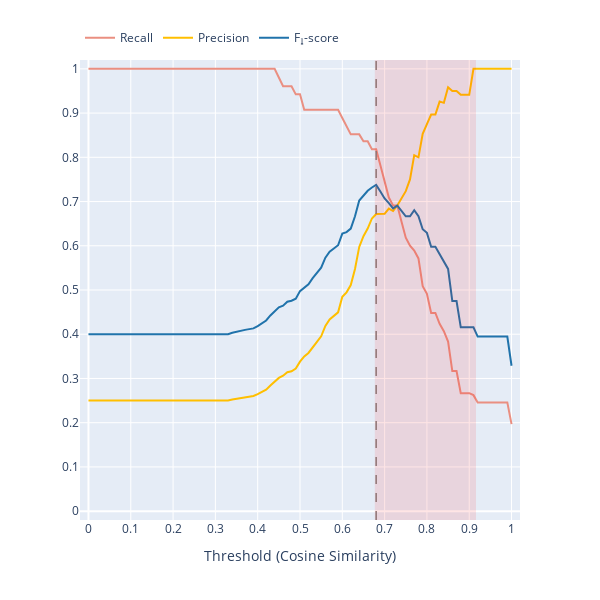

This figure's notebook cell:
### Code cell
import plotly.express as px

fig = px.line(res, x="Threshold", y=["Recall", "Precision", u"F\u2081-score"], title='')

fig['data'][0]['line']['color'] = "rgb(234,143,129)"
fig['data'][1]['line']['color'] = "rgb(255,191,0)"
fig['data'][2]['line']['color'] = "rgb(32,115,171)"

fig.add_vline(x=res["Threshold"][res[u"F\u2081-score"].idxmax()], line_width=1.5, line_dash="dash", line_color="gray")
fig.add_hrect(y0=-0.05,
              y1=1.05,
              x0=res["Threshold"][res[u"F\u2081-score"].idxmax()] - 0.01,
              x1=res["Threshold"][res["Precision"].idxmax()] - 0.01,
              line_width=0,
              fillcolor="red",
              opacity=0.1)

fig.update_layout(
    height=600,
    width=600,
    yaxis_title="",
    xaxis_title="Threshold (Cosine Similarity)",
    legend_title_text='',
    legend=dict(orientation="h",
                yanchor="top",
                y=1.08,
                xanchor="left",
                x=0.0),
    # plot_bgcolor='rgba(0,0,0,0)',
)

fig.update_xaxes(dtick=0.1, range=[-0.02,1.02])
fig.update_yaxes(dtick=0.1, range=[-0.02,1.02])

# fig.update_layout(dict(yaxis2={'anchor': 'x', 'overlaying': 'y', 'side': 'left'},
#                        yaxis={'anchor': 'x', 'domain': [0.0, 1.0], 'side':'right'}))

fig.show()

### Figure 1 — Plotly figure (JSON) as saved in the notebook; plotly's stock layout.template omitted (floating-point values rounded to 4 significant figures)
{"data": [{"hovertemplate": "variable=Recall<br>Threshold=%{x}<br>value=%{y}<extra></extra>", "legendgroup": "Recall", "line": {"color": "rgb(234,143,129)", "dash": "solid"}, "marker": {"symbol": "circle"}, "mode": "lines", "name": "Recall", "orientation": "v", "showlegend": true, "type": "scatter", "x": [0, 0.01, 0.02, 0.03, 0.04, 0.05, 0.06, 0.07, 0.08, 0.09, 0.1, 0.11, 0.12, 0.13, 0.14, 0.15, 0.16, 0.17, 0.18, 0.19, 0.2, 0.21, 0.22, 0.23, 0.24, 0.25, 0.26, 0.27, 0.28, 0.29, 0.3, 0.31, 0.32, 0.33, 0.34, 0.35, 0.36, 0.37, 0.38, 0.39, 0.4, 0.41, 0.42, 0.43, 0.44, 0.45, 0.46, 0.47, 0.48, 0.49, 0.5, 0.51, 0.52, 0.53, 0.54, 0.55, 0.56, 0.57, 0.58, 0.59, 0.6, 0.61, 0.62, 0.63, 0.64, 0.65, 0.66, 0.67, 0.68, 0.69, 0.7, 0.71, 0.72, 0.73, 0.74, 0.75, 0.76, 0.77, 0.78, 0.79, 0.8, 0.81, 0.82, 0.83, 0.84, 0.85, 0.86, 0.87, 0.88, 0.89, 0.9, 0.91, 0.92, 0.93, 0.94, 0.95, 0.96, 0.97, 0.98, 0.99, 1], "xaxis": "x", "y": [1, 1, 1, 1, 1, 1, 1, 1, 1, 1, 1, 1, 1, 1, 1, 1, 1, 1, 1, 1, 1, 1, 1, 1, 1, 1, 1, 1, 1, 1, 1, 1, 1, 1, 1, 1, 1, 1, 1, 1, 1, 1, 1, 1, 1, 0.9804, 0.9608, 0.9608, 0.9608, 0.9423, 0.9423, 0.9074, 0.9074, 0.9074, 0.9074, 0.9074, 0.9074, 0.9074, 0.9074, 0.9074, 0.8889, 0.8704, 0.8519, 0.8519, 0.8519, 0.8364, 0.8364, 0.8182, 0.8182, 0.7818, 0.7455, 0.7091, 0.6909, 0.6909, 0.6545, 0.6182, 0.6, 0.5893, 0.5714, 0.5088, 0.4912, 0.4483, 0.4483, 0.4237, 0.4068, 0.3833, 0.3167, 0.3167, 0.2667, 0.2667, 0.2667, 0.2623, 0.2459, 0.2459, 0.2459, 0.2459, 0.2459, 0.2459, 0.2459, 0.2459, 0.1967], "yaxis": "y"}, {"hovertemplate": "variable=Precision<br>Threshold=%{x}<br>value=%{y}<extra></extra>", "legendgroup": "Precision", "line": {"color": "rgb(255,191,0)", "dash": "solid"}, "marker": {"symbol": "circle"}, "mode": "lines", "name": "Precision", "orientation": "v", "showlegend": true, "type": "scatter", "x": [0, 0.01, 0.02, 0.03, 0.04, 0.05, 0.06, 0.07, 0.08, 0.09, 0.1, 0.11, 0.12, 0.13, 0.14, 0.15, 0.16, 0.17, 0.18, 0.19, 0.2, 0.21, 0.22, 0.23, 0.24, 0.25, 0.26, 0.27, 0.28, 0.29, 0.3, 0.31, 0.32, 0.33, 0.34, 0.35, 0.36, 0.37, 0.38, 0.39, 0.4, 0.41, 0.42, 0.43, 0.44, 0.45, 0.46, 0.47, 0.48, 0.49, 0.5, 0.51, 0.52, 0.53, 0.54, 0.55, 0.56, 0.57, 0.58, 0.59, 0.6, 0.61, 0.62, 0.63, 0.64, 0.65, 0.66, 0.67, 0.68, 0.69, 0.7, 0.71, 0.72, 0.73, 0.74, 0.75, 0.76, 0.77, 0.78, 0.79, 0.8, 0.81, 0.82, 0.83, 0.84, 0.85, 0.86, 0.87, 0.88, 0.89, 0.9, 0.91, 0.92, 0.93, 0.94, 0.95, 0.96, 0.97, 0.98, 0.99, 1], "xaxis": "x", "y": [0.25, 0.25, 0.25, 0.25, 0.25, 0.25, 0.25, 0.25, 0.25, 0.25, 0.25, 0.25, 0.25, 0.25, 0.25, 0.25, 0.25, 0.25, 0.25, 0.25, 0.25, 0.25, 0.25, 0.25, 0.25, 0.25, 0.25, 0.25, 0.25, 0.25, 0.25, 0.25, 0.25, 0.25, 0.2525, 0.2538, 0.2564, 0.2577, 0.2591, 0.2604, 0.2646, 0.2703, 0.2747, 0.2841, 0.2924, 0.3012, 0.3063, 0.3141, 0.3161, 0.3224, 0.3379, 0.35, 0.3577, 0.3712, 0.3828, 0.3952, 0.4188, 0.4336, 0.4414, 0.4495, 0.4848, 0.4947, 0.5111, 0.5476, 0.5974, 0.6216, 0.6389, 0.6618, 0.6716, 0.6719, 0.6721, 0.6842, 0.6786, 0.6909, 0.7059, 0.7234, 0.75, 0.8049, 0.8, 0.8529, 0.875, 0.8966, 0.8966, 0.9259, 0.9231, 0.9583, 0.95, 0.95, 0.9412, 0.9412, 0.9412, 1, 1, 1, 1, 1, 1, 1, 1, 1, 1], "yaxis": "y"}, {"hovertemplate": "variable=F₁-score<br>Threshold=%{x}<br>value=%{y}<extra></extra>", "legendgroup": "F₁-score", "line": {"color": "rgb(32,115,171)", "dash": "solid"}, "marker": {"symbol": "circle"}, "mode": "lines", "name": "F₁-score", "orientation": "v", "showlegend": true, "type": "scatter", "x": [0, 0.01, 0.02, 0.03, 0.04, 0.05, 0.06, 0.07, 0.08, 0.09, 0.1, 0.11, 0.12, 0.13, 0.14, 0.15, 0.16, 0.17, 0.18, 0.19, 0.2, 0.21, 0.22, 0.23, 0.24, 0.25, 0.26, 0.27, 0.28, 0.29, 0.3, 0.31, 0.32, 0.33, 0.34, 0.35, 0.36, 0.37, 0.38, 0.39, 0.4, 0.41, 0.42, 0.43, 0.44, 0.45, 0.46, 0.47, 0.48, 0.49, 0.5, 0.51, 0.52, 0.53, 0.54, 0.55, 0.56, 0.57, 0.58, 0.59, 0.6, 0.61, 0.62, 0.63, 0.64, 0.65, 0.66, 0.67, 0.68, 0.69, 0.7, 0.71, 0.72, 0.73, 0.74, 0.75, 0.76, 0.77, 0.78, 0.79, 0.8, 0.81, 0.82, 0.83, 0.84, 0.85, 0.86, 0.87, 0.88, 0.89, 0.9, 0.91, 0.92, 0.93, 0.94, 0.95, 0.96, 0.97, 0.98, 0.99, 1], "xaxis": "x", "y": [0.4, 0.4, 0.4, 0.4, 0.4, 0.4, 0.4, 0.4, 0.4, 0.4, 0.4, 0.4, 0.4, 0.4, 0.4, 0.4, 0.4, 0.4, 0.4, 0.4, 0.4, 0.4, 0.4, 0.4, 0.4, 0.4, 0.4, 0.4, 0.4, 0.4, 0.4, 0.4, 0.4, 0.4, 0.4032, 0.4049, 0.4082, 0.4098, 0.4115, 0.4132, 0.4184, 0.4255, 0.431, 0.4425, 0.4525, 0.4608, 0.4645, 0.4734, 0.4757, 0.4804, 0.4975, 0.5052, 0.5131, 0.5269, 0.5385, 0.5506, 0.5731, 0.5868, 0.5939, 0.6012, 0.6275, 0.6309, 0.6389, 0.6667, 0.7023, 0.7132, 0.7244, 0.7317, 0.7377, 0.7227, 0.7069, 0.6964, 0.6847, 0.6909, 0.6792, 0.6667, 0.6667, 0.6804, 0.6667, 0.6374, 0.6292, 0.5977, 0.5977, 0.5814, 0.5647, 0.5476, 0.475, 0.475, 0.4156, 0.4156, 0.4156, 0.4156, 0.3947, 0.3947, 0.3947, 0.3947, 0.3947, 0.3947, 0.3947, 0.3947, 0.3288], "yaxis": "y"}], "layout": {"height": 600, "legend": {"orientation": "h", "title": {"text": ""}, "tracegroupgap": 0, "x": 0, "xanchor": "left", "y": 1.08, "yanchor": "top"}, "margin": {"t": 60}, "shapes": [{"line": {"color": "gray", "dash": "dash", "width": 1.5}, "type": "line", "x0": 0.68, "x1": 0.68, "xref": "x", "y0": 0, "y1": 1, "yref": "y domain"}, {"fillcolor": "red", "line": {"width": 0}, "opacity": 0.1, "type": "rect", "x0": 0.67, "x1": 0.9, "xref": "x domain", "y0": -0.05, "y1": 1.05, "yref": "y"}], "width": 600, "xaxis": {"anchor": "y", "domain": [0, 1], "dtick": 0.1, "range": [-0.02, 1.02], "title": {"text": "Threshold (Cosine Similarity)"}}, "yaxis": {"anchor": "x", "domain": [0, 1], "dtick": 0.1, "range": [-0.02, 1.02], "title": {"text": ""}}}}
